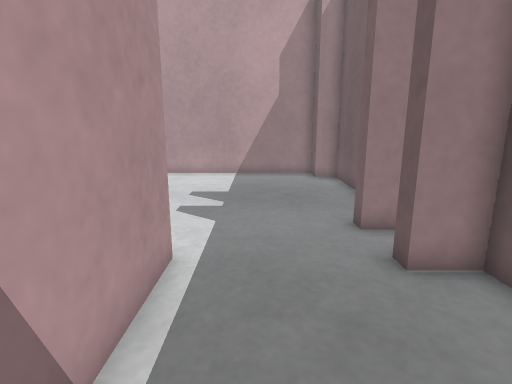
[1] (above)

17 first-person views from a walk through a Gazebo world. The camera is 0.64 m above the floor, tilts 12° down and sees 80° across. The floor is counted in squares, 0.25 m on a side. Each view is taken from the middle of a square. On the plan, view 1 faces up. The plan holds only what a view shows up to about 19 squares ahead; the rest is blank. The place goes on beyond the plan.

[2]
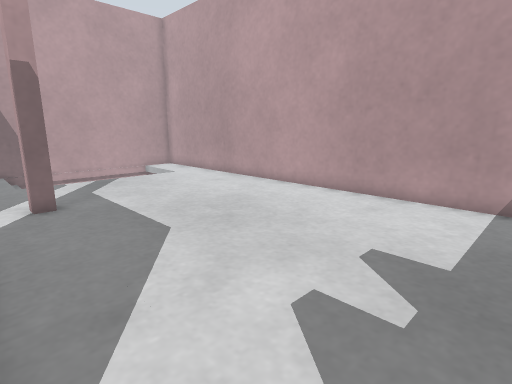

[3]
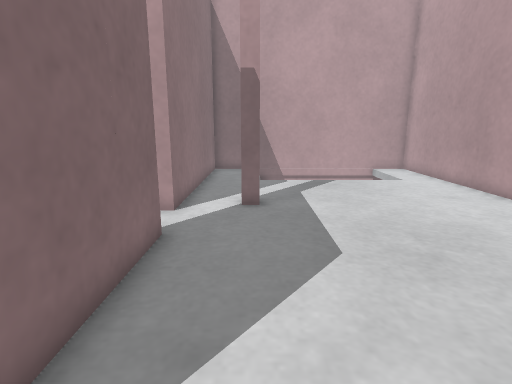

[4]
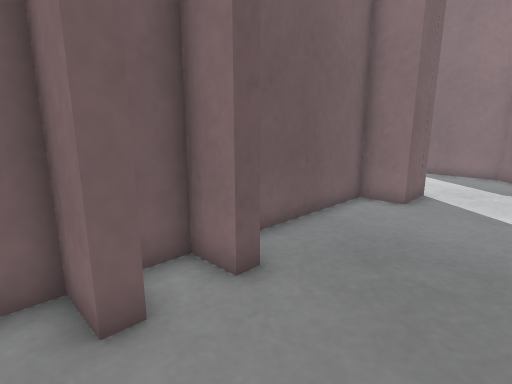

[5]
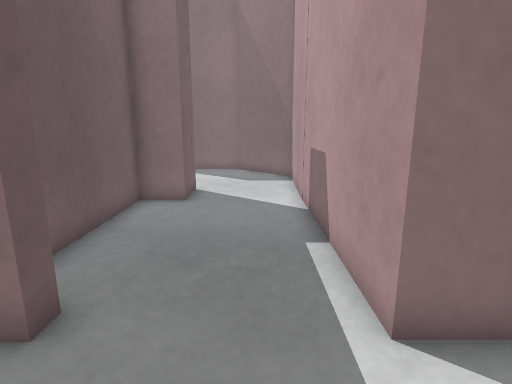

[6]
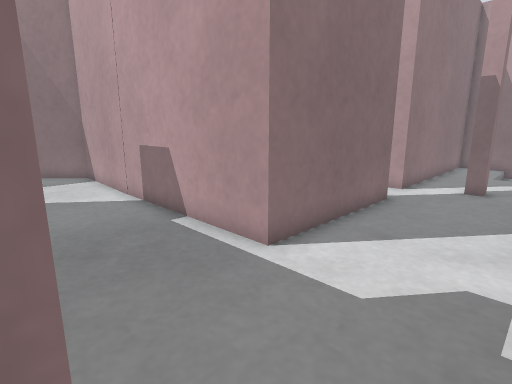

[7]
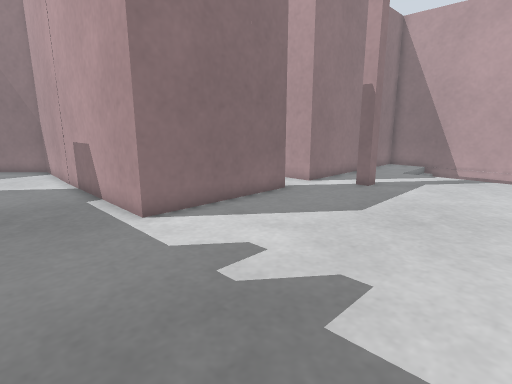

[8]
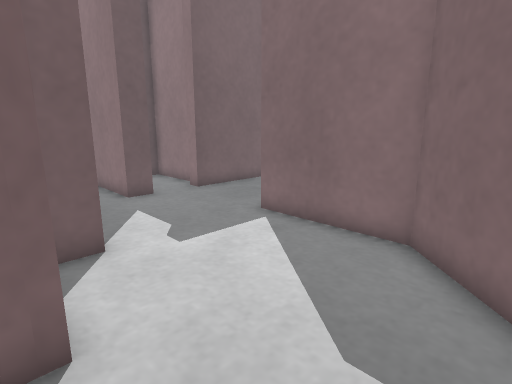

[9]
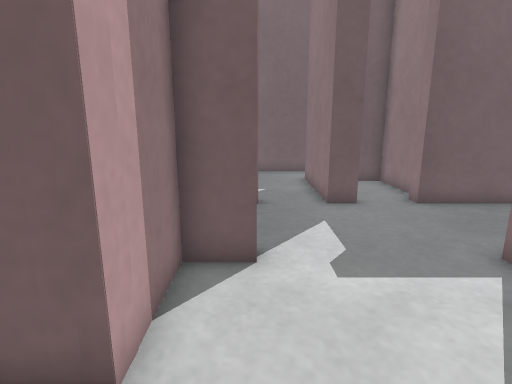

[10]
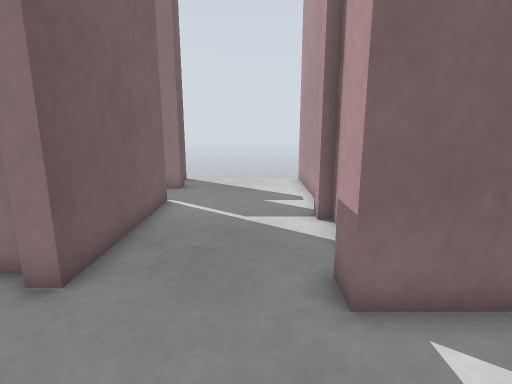

[11]
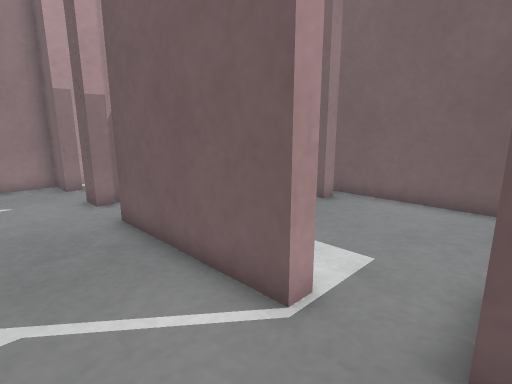

[12]
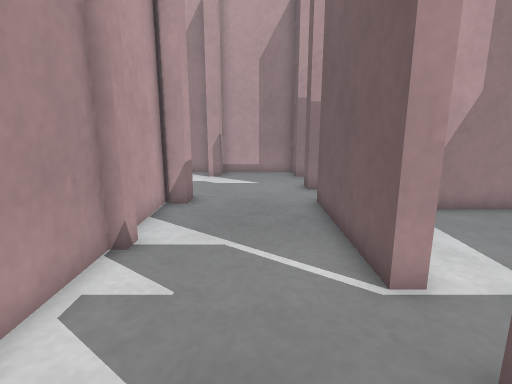

[13]
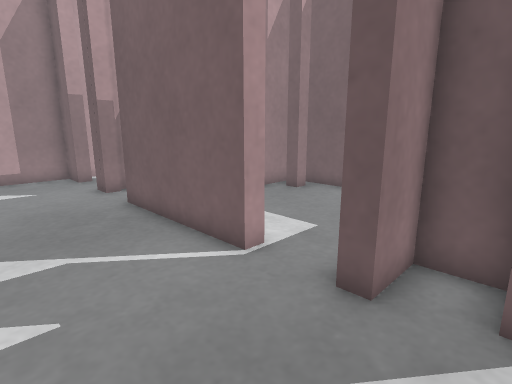

[14]
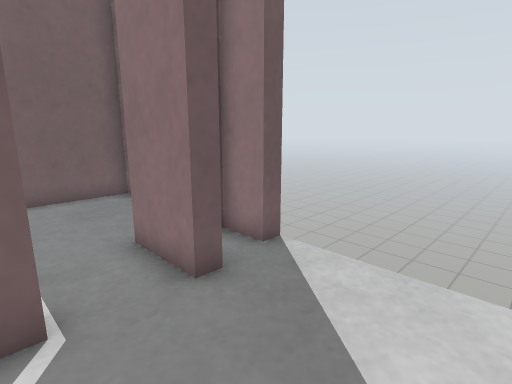

[15]
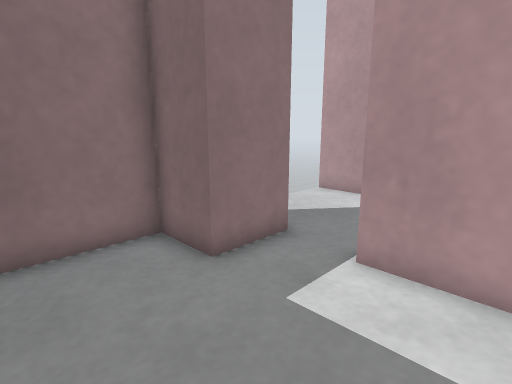

[16]
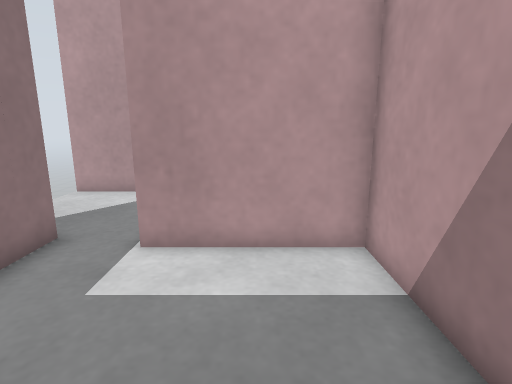

[17]
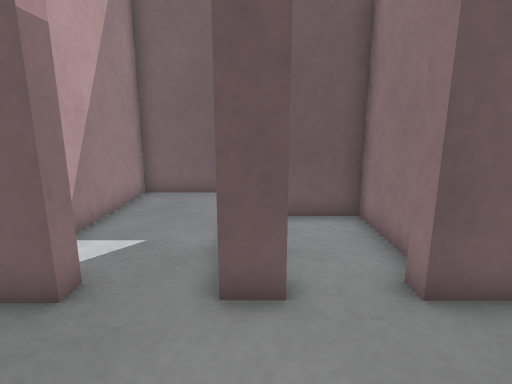

### Floor plan
Ten units are one square. View 1 is at (0, 0); x grows to the right and y downward. Boxes are objects, and circles mark ways between rooms. Rooms are numbered by the first view taken in them; rooms with no view inside come last. Other rooms are left out.
<svg viewBox="-206 -177 390 396">
<path fill="none" stroke="#000" d="M-81 -57 -17 -57 -17 70M25 -74 25 -80 41 -80 41 -89M-116 -80 -110 -80 -110 -74 -116 -74M41 -124 41 -158 31 -158 31 -172 -201 -172 -201 -151M-19 69 11 99 57 99 57 109 50 109M-201 -123 -201 -54 -103 -54 -103 -39M107 51 101 51 101 36 61 36 61 51 55 51 55 36 25 36 25 16 41 16 41 -51 27 -51 27 -57M49 104 49 126M105 82 105 77M109 85 101 85 101 75 152 75M111 110 146 110 146 89M101 125 101 105 107 105M179 80 179 36 130 36M107 165 101 165 101 125M105 214 105 208 120 208 120 193 101 193 101 187M49 149 49 214M53 143 53 149M49 126 49 143M171 131 165 131 165 124M101 187 126 187 126 208 157 208M175 116 107 116 107 165M179 209 179 124"/>
<circle cx="75" cy="118" r="3" fill="#2a7"/>
<circle cx="110" cy="175" r="3" fill="#2a7"/>
<text x="-30" y="-70">1</text>
<text x="90" y="180">2</text>
<text x="140" y="160">3</text>
</svg>
Room 1 opens to room 2. Room 2 opens to room 3.

Where each view was taken, in squares from view 1:
view 1: 0 up, 0 right, facing up
view 2: 6 up, 0 right, facing up-left
view 3: 8 up, 1 left, facing left
view 4: 9 up, 1 left, facing down-right
view 5: 9 up, 0 right, facing down
view 6: 10 up, 3 right, facing down-left
view 7: 14 up, 2 right, facing down-left
view 8: 3 down, 1 left, facing down-right
view 9: 5 down, 0 right, facing right
view 10: 6 down, 7 right, facing down
view 11: 19 down, 7 right, facing up-right
view 12: 21 down, 8 right, facing up
view 13: 21 down, 6 right, facing up-right
view 14: 16 down, 6 right, facing down-right
view 15: 14 down, 16 right, facing down-left
view 16: 14 down, 17 right, facing left
view 17: 8 down, 6 right, facing right
